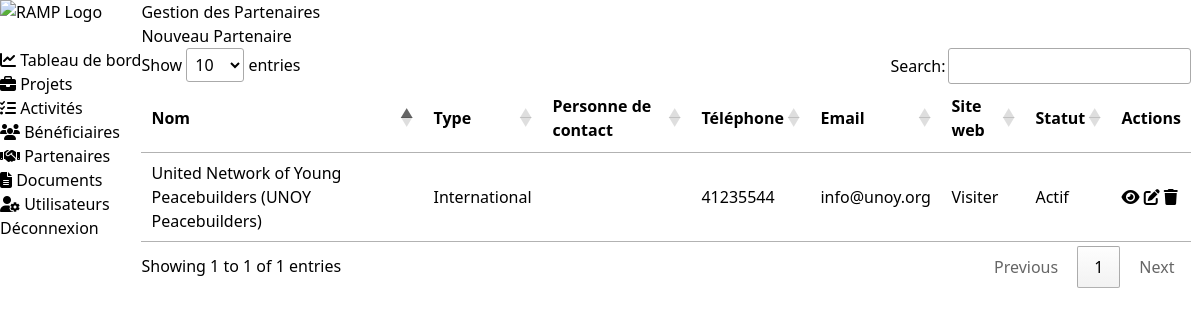
Page /pages/partenaires/index.php (signed in) on the committed database.
### tables this page shows
CREATE TABLE `partners` (
  `id` int(11) NOT NULL,
  `name` varchar(200) NOT NULL,
  `type` enum('government','ngo','private','international') NOT NULL,
  `contact_person` varchar(100) DEFAULT NULL,
  `phone` varchar(20) DEFAULT NULL,
  `email` varchar(100) DEFAULT NULL,
  `address` text DEFAULT NULL,
  `website` varchar(255) DEFAULT NULL,
  `description` text DEFAULT NULL,
  `status` enum('active','inactive') DEFAULT 'active',
  `created_at` timestamp NOT NULL DEFAULT current_timestamp(),
  `updated_at` timestamp NOT NULL DEFAULT current_timestamp() ON UPDATE current_timestamp()
);

### includes/autoload.php (called while the page is built, shortened)
<?php
spl_autoload_register(function ($class) {
    $file = CLASSES_PATH . '/' . $class . '.php';
});

### classes/Database.php (called while the page is built, shortened)
<?php
class Database {
    private static $instance = null;
    private $pdo;
    private function __construct() {
        try {
            $dsn = "mysql:host=" . DB_HOST;
            $dsn .= ";dbname=" . DB_NAME . ";charset=" . DB_CHARSET;
            $options = [
                PDO::ATTR_ERRMODE            => PDO::ERRMODE_EXCEPTION,
                PDO::ATTR_DEFAULT_FETCH_MODE => PDO::FETCH_ASSOC,
                PDO::ATTR_EMULATE_PREPARES   => false,
            ];
            $this->pdo = new PDO($dsn, DB_USER, DB_PASS, $options);
        } catch (PDOException $e) {
            error_log("Erreur de connexion à la base de données: " . $e->getMessage());
            die("Erreur de connexion à la base de données. Veuillez contacter l'administrateur.");
        }
    }
    public static function getInstance() {
        if (self::$instance === null) {
            self::$instance = new self();
        }
        return self::$instance;
    }
    public function getConnection() {
        return $this->pdo;
    }
}

### classes/Partenaire.php (called while the page is built, shortened)
<?php
class Partenaire {
    private $db;
    public function __construct() {
        $this->db = Database::getInstance()->getConnection();
    }
    public function getAll() {
        $stmt = $this->db->query("SELECT * FROM partners ORDER BY created_at DESC");
        return $stmt->fetchAll();
    }
}

### includes/functions.php (called while the page is built, shortened)
<?php
function escape($data) {
    return htmlspecialchars($data, ENT_QUOTES, 'UTF-8');
}
function getStatusBadge($status, $type = 'project') {
    $badges = [
        'project' => [
            'planning' => '<span class="badge badge-warning">En planification</span>',
            'active' => '<span class="badge badge-success">Actif</span>',
            'completed' => '<span class="badge badge-info">Terminé</span>',
            'cancelled' => '<span class="badge badge-danger">Annulé</span>'
        ],
        'activity' => [
            'planned' => '<span class="badge badge-secondary">Planifié</span>',
            'in_progress' => '<span class="badge badge-success">En cours</span>',
            'completed' => '<span class="badge badge-info">Terminé</span>',
            'cancelled' => '<span class="badge badge-danger">Annulé</span>'
        ],
        'beneficiary' => [
            'active' => '<span class="badge badge-success">Actif</span>',
            'inactive' => '<span class="badge badge-secondary">Inactif</span>',
            'completed' => '<span class="badge badge-info">Terminé</span>'
        ],
        'general' => [
            'active' => '<span class="badge badge-success">Actif</span>',
            'inactive' => '<span class="badge badge-secondary">Inactif</span>'
        ]
    ];
    $statusKey = strtolower($status);
    if (isset($badges[$type][$statusKey])) {
        return $badges[$type][$statusKey];
    }
    return '<span class="badge badge-secondary">' . escape($status) . '</span>';
}

### pages/partenaires/index.php (the view, shortened to what this page needs)
<?php
require_once __DIR__ . '/../../includes/header.php';
$partenaireClass = new Partenaire();
$partners = $partenaireClass->getAll();
?>
<div class="container-fluid">
    <div class="page-header-actions">
        <h1 class="page-title-block">Gestion des Partenaires</h1>
        <a href="create.php" class="btn btn-success">Nouveau Partenaire</a>
    </div>
    <div class="card">
        <table id="partnersTable" class="table">
            <thead>
                <tr>
                    <th>Nom</th>
                    <th>Type</th>
                    <th>Personne de contact</th>
                    <th>Téléphone</th>
                    <th>Email</th>
                    <th>Site web</th>
                    <th>Statut</th>
                    <th>Actions</th>
                </tr>
            </thead>
            <tbody>
                <?php foreach ($partners as $partner): ?>
                    <tr>
                        <td><?php echo escape($partner['name']); ?></td>
                        <td>
                            <?php
                            $types = [
                                'government' => 'Gouvernement',
                                'ngo' => 'ONG',
                                'private' => 'Privé',
                                'international' => 'International'
                            ];
                            echo $types[$partner['type']] ?? $partner['type'];
                            ?>
                        </td>
                        <td><?php echo escape($partner['contact_person'] ?? '-'); ?></td>
                        <td><?php echo escape($partner['phone'] ?? '-'); ?></td>
                        <td><?php echo escape($partner['email'] ?? '-'); ?></td>
                        <td>
                            <?php if ($partner['website']): ?>
                                <a href="<?php echo escape($partner['website']); ?>" target="_blank" style="color: var(--color-blue);">
                                    Visiter
                                </a>
                            <?php else: ?>
                                -
                            <?php endif; ?>
                        </td>
                        <td>
                            <div class="status-badge-wrapper">
                                <?php echo getStatusBadge($partner['status'], 'general'); ?>
                            </div>
                        </td>
                        <td class="actions-cell">
                            <div class="actions-group">
                                <a href="view.php?id=<?php echo $partner['id']; ?>" class="btn-icon btn-icon-primary" title="Voir les détails">
                                    <i class="fas fa-eye"></i>
                                </a>
                                <a href="edit.php?id=<?php echo $partner['id']; ?>" class="btn-icon btn-icon-success" title="Modifier">
                                    <i class="fas fa-edit"></i>
                                </a>
                                <a href="delete.php?id=<?php echo $partner['id']; ?>" class="btn-icon btn-icon-danger"
                                   onclick="return confirm('Êtes-vous sûr de vouloir supprimer ce partenaire ?')" title="Supprimer">
                                    <i class="fas fa-trash"></i>
                                </a>
                            </div>
                        </td>
                    </tr>
                <?php endforeach; ?>
            </tbody>
        </table>
    </div>
</div>
<?php require_once __DIR__ . '/../../includes/footer.php'; ?>

### rows in the picture
partners: name "United Network of Young Peacebuilders (UNOY Peacebuilders)", type "International", phone "41235544", email "info@unoy.org", status "Actif"
